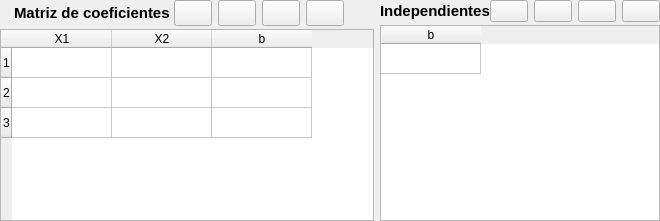
            <widget class="QWidget" name="table_aumented_widget" native="true">
             <layout class="QHBoxLayout" name="horizontalLayout_6" stretch="10,1">
              <property name="spacing">
               <number>6</number>
              </property>
              <property name="leftMargin">
               <number>0</number>
              </property>
              <property name="topMargin">
               <number>0</number>
              </property>
              <property name="rightMargin">
               <number>0</number>
              </property>
              <property name="bottomMargin">
               <number>0</number>
              </property>
              <item>
               <widget class="QWidget" name="coeficient_table_widget" native="true">
                <layout class="QVBoxLayout" name="verticalLayout_23">
                 <property name="spacing">
                  <number>3</number>
                 </property>
                 <property name="leftMargin">
                  <number>0</number>
                 </property>
                 <property name="topMargin">
                  <number>0</number>
                 </property>
                 <property name="rightMargin">
                  <number>0</number>
                 </property>
                 <property name="bottomMargin">
                  <number>0</number>
                 </property>
                 <item>
                  <widget class="QWidget" name="coeficient_option_widget" native="true">
                   <layout class="QHBoxLayout" name="horizontalLayout_7">
                    <property name="spacing">
                     <number>0</number>
                    </property>
                    <property name="leftMargin">
                     <number>0</number>
                    </property>
                    <property name="topMargin">
                     <number>0</number>
                    </property>
                    <property name="rightMargin">
                     <number>30</number>
                    </property>
                    <property name="bottomMargin">
                     <number>0</number>
                    </property>
                    <item alignment="Qt::AlignmentFlag::AlignLeft">
                     <widget class="QLabel" name="coeficient_label">
                      <property name="sizePolicy">
                       <sizepolicy hsizetype="Preferred" vsizetype="Preferred">
                        <horstretch>0</horstretch>
                        <verstretch>0</verstretch>
                       </sizepolicy>
                      </property>
                      <property name="font">
                       <font>
                        <pointsize>11</pointsize>
                        <bold>true</bold>
                       </font>
                      </property>
                      <property name="toolTip">
                       <string>Matriz de coeficientes</string>
                      </property>
                      <property name="styleSheet">
                       <string notr="true">margin-left: 10px;</string>
                      </property>
                      <property name="text">
                       <string>Matriz de coeficientes</string>
                      </property>
                      <property name="wordWrap">
                       <bool>false</bool>
                      </property>
                     </widget>
                    </item>
                    <item alignment="Qt::AlignmentFlag::AlignLeft">
                     <widget class="QWidget" name="coeficient_option_sub_widget" native="true">
                      <property name="sizePolicy">
                       <sizepolicy hsizetype="Preferred" vsizetype="Preferred">
                        <horstretch>1</horstretch>
                        <verstretch>0</verstretch>
                       </sizepolicy>
                      </property>
                      <layout class="QVBoxLayout" name="verticalLayout_27">
                       <property name="leftMargin">
                        <number>0</number>
                       </property>
                       <property name="topMargin">
                        <number>0</number>
                       </property>
                       <property name="rightMargin">
                        <number>0</number>
                       </property>
                       <property name="bottomMargin">
                        <number>0</number>
                       </property>
                       <item>
                        <layout class="QGridLayout" name="coeficient_option_grid">
                         <property name="bottomMargin">
                          <number>0</number>
                         </property>
                         <property name="spacing">
                          <number>6</number>
                         </property>
                         <item row="0" column="3">
                          <widget class="QPushButton" name="adjust_coeficient_matrix_button">
                           <property name="sizePolicy">
                            <sizepolicy hsizetype="Minimum" vsizetype="Fixed">
                             <horstretch>0</horstretch>
                             <verstretch>0</verstretch>
                            </sizepolicy>
                           </property>
                           <property name="maximumSize">
                            <size>
                             <width>38</width>
                             <height>34</height>
                            </size>
                           </property>
                           <property name="toolTip">
                            <string>Ajustar tamaño</string>
                           </property>
                           <property name="text">
                            <string/>
                           </property>
                           <property name="icon">
                            <iconset resource="qrc_files/resources.qrc">
                             <normaloff>:/icon/Images/resize.svg</normaloff>:/icon/Images/resize.svg</iconset>
                           </property>
                           <property name="iconSize">
                            <size>
                             <width>28</width>
                             <height>28</height>
                            </size>
                           </property>
                          </widget>
                         </item>
                         <item row="0" column="1">
                          <widget class="QPushButton" name="random_matrix_button">
                           <property name="maximumSize">
                            <size>
                             <width>38</width>
                             <height>34</height>
                            </size>
                           </property>
                           <property name="font">
                            <font>
                             <pointsize>11</pointsize>
                            </font>
                           </property>
                           <property name="toolTip">
                            <string>Llenar espacios vacíos de la matriz con números aleatorios</string>
                           </property>
                           <property name="styleSheet">
                            <string notr="true"/>
                           </property>
                           <property name="text">
                            <string/>
                           </property>
                           <property name="icon">
                            <iconset resource="qrc_files/resources.qrc">
                             <normaloff>:/icon/Images/random.svg</normaloff>:/icon/Images/random.svg</iconset>
                           </property>
                           <property name="iconSize">
                            <size>
                             <width>36</width>
                             <height>36</height>
                            </size>
                           </property>
                          </widget>
                         </item>
                         <item row="0" column="0">
                          <widget class="QPushButton" name="clean_coeficient_matrix_button">
                           <property name="sizePolicy">
                            <sizepolicy hsizetype="Minimum" vsizetype="Fixed">
                             <horstretch>0</horstretch>
                             <verstretch>0</verstretch>
                            </sizepolicy>
                           </property>
                           <property name="maximumSize">
                            <size>
                             <width>38</width>
                             <height>34</height>
                            </size>
                           </property>
                           <property name="toolTip">
                            <string>Limpiar matriz de coeficientes</string>
                           </property>
                           <property name="text">
                            <string/>
                           </property>
                           <property name="icon">
                            <iconset resource="qrc_files/resources.qrc">
                             <normaloff>:/icon/Images/clean.svg</normaloff>:/icon/Images/clean.svg</iconset>
                           </property>
                           <property name="iconSize">
                            <size>
                             <width>28</width>
                             <height>28</height>
                            </size>
                           </property>
                          </widget>
                         </item>
                         <item row="0" column="2">
                          <widget class="QPushButton" name="fill_0_coeficient_matrix_button">
                           <property name="sizePolicy">
                            <sizepolicy hsizetype="Minimum" vsizetype="Fixed">
                             <horstretch>0</horstretch>
                             <verstretch>0</verstretch>
                            </sizepolicy>
                           </property>
                           <property name="maximumSize">
                            <size>
                             <width>38</width>
                             <height>34</height>
                            </size>
                           </property>
                           <property name="toolTip">
                            <string>Rellenar Espacios con cero</string>
                           </property>
                           <property name="text">
                            <string/>
                           </property>
                           <property name="icon">
                            <iconset resource="qrc_files/resources.qrc">
                             <normaloff>:/icon/Images/zero.svg</normaloff>:/icon/Images/zero.svg</iconset>
                           </property>
                           <property name="iconSize">
                            <size>
                             <width>36</width>
                             <height>36</height>
                            </size>
                           </property>
                          </widget>
                         </item>
                        </layout>
                       </item>
                      </layout>
                     </widget>
                    </item>
                   </layout>
                  </widget>
                 </item>
                 <item>
                  <widget class="QTableWidget" name="coeficient_table">
                   <property name="toolTip">
                    <string>Matriz de coeficientes</string>
                   </property>
                   <property name="styleSheet">
                    <string notr="true"/>
                   </property>
                   <property name="sortingEnabled">
                    <bool>false</bool>
                   </property>
                   <property name="cornerButtonEnabled">
                    <bool>true</bool>
                   </property>
                   <attribute name="verticalHeaderVisible">
                    <bool>true</bool>
                   </attribute>
                   <row/>
                   <row/>
                   <row/>
                   <column>
                    <property name="text">
                     <string>X1</string>
                    </property>
                   </column>
                   <column>
                    <property name="text">
                     <string>X2</string>
                    </property>
                   </column>
                   <column>
                    <property name="text">
                     <string>b</string>
                    </property>
                   </column>
                   <item row="0" column="0">
                    <property name="text">
                     <string/>
                    </property>
                    <property name="font">
                     <font>
                      <family>Calibri</family>
                      <pointsize>9</pointsize>
                     </font>
                    </property>
                    <property name="flags">
                     <set>ItemIsSelectable|ItemIsEditable|ItemIsEnabled</set>
                    </property>
                   </item>
                  </widget>
                 </item>
                </layout>
               </widget>
              </item>
              <item>
               <widget class="QWidget" name="independent_terms_widget" native="true">
                <layout class="QVBoxLayout" name="verticalLayout_24">
                 <property name="spacing">
                  <number>3</number>
                 </property>
                 <property name="leftMargin">
                  <number>0</number>
                 </property>
                 <property name="topMargin">
                  <number>0</number>
                 </property>
                 <property name="rightMargin">
                  <number>0</number>
                 </property>
                 <property name="bottomMargin">
                  <number>0</number>
                 </property>
                 <item>
                  <widget class="QWidget" name="independent_options_widget" native="true">
                   <layout class="QHBoxLayout" name="horizontalLayout_9">
                    <property name="spacing">
                     <number>0</number>
                    </property>
                    <property name="leftMargin">
                     <number>0</number>
                    </property>
                    <property name="topMargin">
                     <number>0</number>
                    </property>
                    <property name="rightMargin">
                     <number>0</number>
                    </property>
                    <property name="bottomMargin">
                     <number>0</number>
                    </property>
                    <item>
                     <widget class="QLabel" name="independent_terms_label">
                      <property name="font">
                       <font>
                        <pointsize>11</pointsize>
                        <bold>true</bold>
                       </font>
                      </property>
                      <property name="toolTip">
                       <string>Términos independientes</string>
                      </property>
                      <property name="styleSheet">
                       <string notr="true">margin-left: -3px;</string>
                      </property>
                      <property name="text">
                       <string>Independientes</string>
                      </property>
                      <property name="wordWrap">
                       <bool>false</bool>
                      </property>
                     </widget>
                    </item>
                    <item>
                     <widget class="QWidget" name="independent_option_widget" native="true">
                      <layout class="QHBoxLayout" name="horizontalLayout_4">
                       <property name="leftMargin">
                        <number>0</number>
                       </property>
                       <property name="topMargin">
                        <number>0</number>
                       </property>
                       <property name="rightMargin">
                        <number>0</number>
                       </property>
                       <property name="bottomMargin">
                        <number>0</number>
                       </property>
                       <item>
                        <layout class="QGridLayout" name="independent_option_grid">
                         <property name="bottomMargin">
                          <number>0</number>
                         </property>
                         <item row="0" column="0">
                          <widget class="QPushButton" name="clean_independent_matrix_button">
                           <property name="sizePolicy">
                            <sizepolicy hsizetype="Minimum" vsizetype="Fixed">
                             <horstretch>1</horstretch>
                             <verstretch>0</verstretch>
                            </sizepolicy>
                           </property>
                           <property name="maximumSize">
                            <size>
                             <width>38</width>
                             <height>34</height>
                            </size>
                           </property>
                           <property name="toolTip">
                            <string>Limpiar matriz de coeficientes</string>
                           </property>
                           <property name="text">
                            <string/>
                           </property>
                           <property name="icon">
                            <iconset resource="qrc_files/resources.qrc">
                             <normaloff>:/icon/Images/clean.svg</normaloff>:/icon/Images/clean.svg</iconset>
                           </property>
                           <property name="iconSize">
                            <size>
                             <width>28</width>
                             <height>28</height>
                            </size>
                           </property>
                          </widget>
                         </item>
                         <item row="0" column="1">
                          <widget class="QPushButton" name="random_independent_matrix_button">
                           <property name="maximumSize">
                            <size>
                             <width>38</width>
                             <height>34</height>
                            </size>
                           </property>
                           <property name="toolTip">
                            <string>Llenar espacios vacíos con números aleatorios</string>
                           </property>
                           <property name="text">
                            <string/>
                           </property>
                           <property name="icon">
                            <iconset resource="qrc_files/resources.qrc">
                             <normaloff>:/icon/Images/random.svg</normaloff>:/icon/Images/random.svg</iconset>
                           </property>
                           <property name="iconSize">
                            <size>
                             <width>36</width>
                             <height>36</height>
                            </size>
                           </property>
                          </widget>
                         </item>
                         <item row="0" column="3">
                          <widget class="QPushButton" name="adjust_independent_matrix_button">
                           <property name="sizePolicy">
                            <sizepolicy hsizetype="Minimum" vsizetype="Fixed">
                             <horstretch>1</horstretch>
                             <verstretch>0</verstretch>
                            </sizepolicy>
                           </property>
                           <property name="maximumSize">
                            <size>
                             <width>38</width>
                             <height>34</height>
                            </size>
                           </property>
                           <property name="toolTip">
                            <string>Ajustar tamaño</string>
                           </property>
                           <property name="text">
                            <string/>
                           </property>
                           <property name="icon">
                            <iconset resource="qrc_files/resources.qrc">
                             <normaloff>:/icon/Images/resize.svg</normaloff>:/icon/Images/resize.svg</iconset>
                           </property>
                           <property name="iconSize">
                            <size>
                             <width>28</width>
                             <height>28</height>
                            </size>
                           </property>
                          </widget>
                         </item>
                         <item row="0" column="2">
                          <widget class="QPushButton" name="zero_independent_matrix_button">
                           <property name="sizePolicy">
                            <sizepolicy hsizetype="Minimum" vsizetype="Fixed">
                             <horstretch>1</horstretch>
                             <verstretch>0</verstretch>
                            </sizepolicy>
                           </property>
                           <property name="maximumSize">
                            <size>
                             <width>38</width>
                             <height>34</height>
                            </size>
                           </property>
                           <property name="toolTip">
                            <string>Rellenar espacios con cero</string>
                           </property>
                           <property name="text">
                            <string/>
                           </property>
                           <property name="icon">
                            <iconset resource="qrc_files/resources.qrc">
                             <normaloff>:/icon/Images/zero.svg</normaloff>:/icon/Images/zero.svg</iconset>
                           </property>
                           <property name="iconSize">
                            <size>
                             <width>36</width>
                             <height>36</height>
                            </size>
                           </property>
                          </widget>
                         </item>
                        </layout>
                       </item>
                      </layout>
                     </widget>
                    </item>
                   </layout>
                  </widget>
                 </item>
                 <item>
                  <widget class="QTableWidget" name="independent_terms_table">
                   <property name="contextMenuPolicy">
                    <enum>Qt::ContextMenuPolicy::ActionsContextMenu</enum>
                   </property>
                   <property name="toolTip">
                    <string>Términos independientes</string>
                   </property>
                   <property name="textElideMode">
                    <enum>Qt::TextElideMode::ElideLeft</enum>
                   </property>
                   <property name="gridStyle">
                    <enum>Qt::PenStyle::SolidLine</enum>
                   </property>
                   <property name="sortingEnabled">
                    <bool>true</bool>
                   </property>
                   <attribute name="horizontalHeaderVisible">
                    <bool>true</bool>
                   </attribute>
                   <attribute name="verticalHeaderVisible">
                    <bool>false</bool>
                   </attribute>
                   <row>
                    <property name="text">
                     <string>Nueva fila</string>
                    </property>
                   </row>
                   <column>
                    <property name="text">
                     <string>b</string>
                    </property>
                   </column>
                   <item row="0" column="0">
                    <property name="text">
                     <string/>
                    </property>
                   </item>
                  </widget>
                 </item>
                </layout>
               </widget>
              </item>
             </layout>
            </widget>
